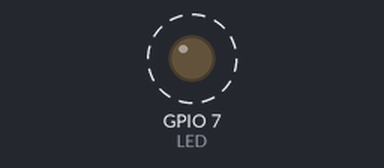
Bench run of a program on a simulated Raspberry Pi (BCM pin numbers). On the bench: output pins drawn as LEDs (lit = HIGH). Dashed ring = blinking. At 20.0 s the program stops and its outputs stay as they are.

Above: at 0.5 s.
Timing chart, 0 to 4.6 s (numbered marks = the images above):
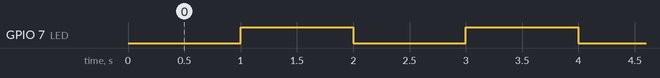

The program:

1.-led.py
```python
import RPi.GPIO as GPIO #Importa Biblioteca GPIO de Raspberry Pi
import time #Importar librería de tiempo
LED = 7 #Se asigna pin
GPIO.setmode (GPIO.BCM) #Configuración
GPIO.setwarnings (False) #Anular Advertencias
GPIO.setup (LED, GPIO.OUT) # Se configura como salida

if __name__ == "__main__":
    for i in range (10): #Inicia ciclo for, para que se ejecute 10 veces el programa
        GPIO.output (LED, GPIO.LOW) #Encendido
        time.sleep (1) #Espera 1 segundo
        GPIO.output (LED, GPIO.HIGH) #Apagado
        time.sleep (1) #Espera 1 segundo
    
```

Measured:
- by itself, GPIO 7 (LED): alternates HIGH for 1.0 s and LOW for 1.0 s, 19 changes in all, then stays HIGH
